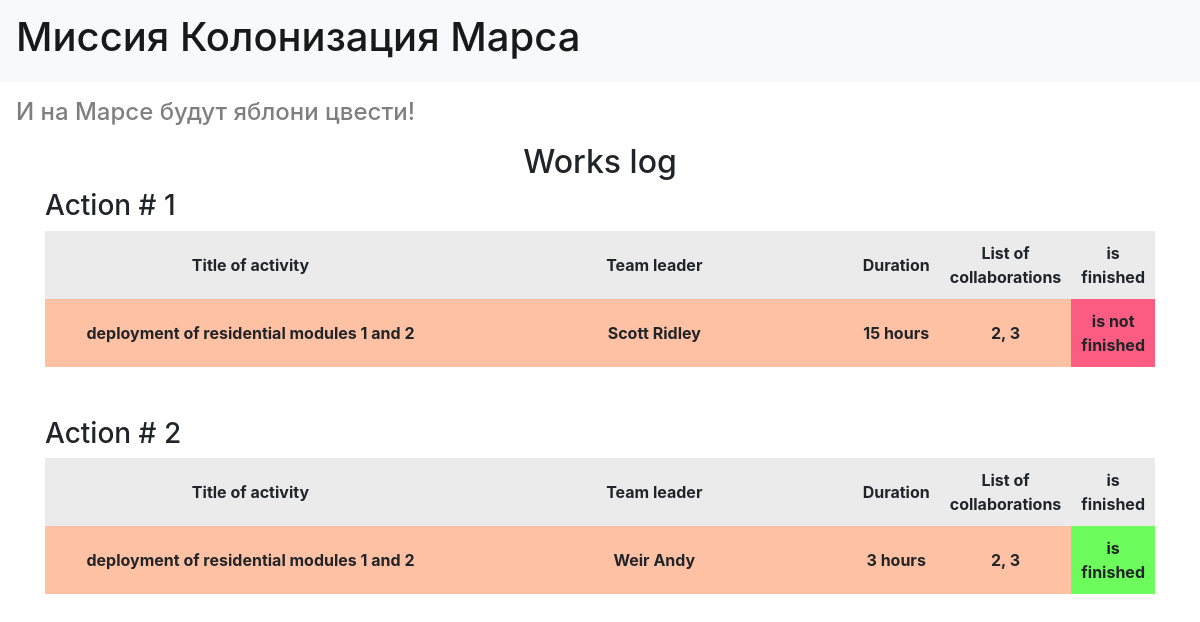
The page /works_log on the database its author committed.
### app/data/models/jobs.py (models this page shows)
class Jobs(Declarative_Base):
    __tablename__ = 'jobs'
    id = Column(Integer, primary_key=True, autoincrement=True)
    team_leader = Column(Integer, ForeignKey("users.id"))
    job = Column(String, nullable=True)
    work_size = Column(Integer, nullable=True)
    collaborators = Column(String, nullable=True)
    start_date = Column(DateTime, default=datetime.datetime.now)
    end_date = Column(DateTime, nullable=True)
    is_finished = Column(Boolean, default=False)
    user = orm.relationship('User')

### app/routes.py (the view)
@bp.route("/works_log")
def works_log():
    with current_app.bd_connect.get_session() as session:
        jobs = session.query(Jobs).options(joinedload(Jobs.user)).all()
    models_struct_data = {
        "table_titles": [
            "Title of activity",
            "Team leader",
            "Duration",
            "List of collaborations",
            "is finished"
        ],
        "jobs": []
    }
    for job in jobs:
        job_struct = list()
        job_struct.append(job.id)
        job_struct.append(job.job)
        job_struct.append(job.user.surname + ' ' + job.user.name)
        job_struct.append(str(job.work_size) + " hours")
        job_struct.append(job.collaborators)
        job_struct.append("is finished" if job.is_finished else "is not finished")
        models_struct_data["jobs"].append(job_struct)
    return render_template(
        "works_log.html",
        data_jobs=models_struct_data,
        style_path=url_for("static", filename="css/style_table.css")
    )

### app/data/db.py (called while the page is built)
    def get_session(self):
        return self.SessionLocal()

### app/templates/works_log.html
{% extends "base.html" %}
{% block add_head %}
    <link
        rel="stylesheet"
        href="{{ style_path }}"
    />
{% endblock add_head %}
{% block content %}
    <h2 class="text-center">Works log</h2>
    {% for job in data_jobs["jobs"] %}
        <div style="margin-bottom: 50px;">
            <h3>Action # {{ job[0] }}</h3>
            <table>
                <tr>
                    {% for item in data_jobs["table_titles"] %}
                        <th class="text-center">{{item}}</th>
                    {% endfor %}
                </tr>
                <tr>
                    {% for item in job[1:-1] %}
                        <th class="text-center" style="background-color: rgb(255, 193, 164);">
                            {{item}}
                        </th>
                    {% endfor %}
                    {% if "not" in job[-1] %}
                        <th class="text-center" style="background-color: rgb(252, 92, 129);">
                            {{job[-1]}}
                        </th>
                    {% else %}
                        <th class="text-center" style="background-color: rgb(108, 252, 92);">
                            {{job[-1]}}
                        </th>
                    {% endif %}
                </tr>
            </table>
        </div>
    {% endfor %}
{% endblock content %}

### app/templates/base.html (shortened to what this page needs)
<!doctype html>
<html lang="en">
<head>
    <link rel="stylesheet"
          href="https://stackpath.bootstrapcdn.com/bootstrap/4.4.1/css/bootstrap.min.css"
>
    {% block add_head %}{% endblock %}
</head>
<body>
<header>
    <nav class="navbar navbar-light bg-light">
        <a class="navbar-brand" href="#">
            <h1>Миссия Колонизация Марса</h1>
        </a>
    </nav>
</header>
<h4 class="m-3 text-black-50">И на Марсе будут яблони цвести!</h4>
<main role="main" class="container">
    {% block content %}{% endblock %}
</main>
</body>
</html>

### app/static/css/style_table.css (style rules this page uses)
th { background-color: rgb(235, 235, 235); width: 50%; padding: 10px; }

### rows shown on the page
Jobs: id "1", item "Title of activity" "Team leader" "Duration" "List of collaborations" "is finished", job "deployment of residential modules 1 and 2", 1 "Scott Ridley" "15 hours", collaborators "2, 3", job "is not finished"
Jobs: id "2", item "Title of activity" "Team leader" "Duration" "List of collaborations" "is finished", job "deployment of residential modules 1 and 2", 1 "Weir Andy" "3 hours", collaborators "2, 3", job "is finished"
